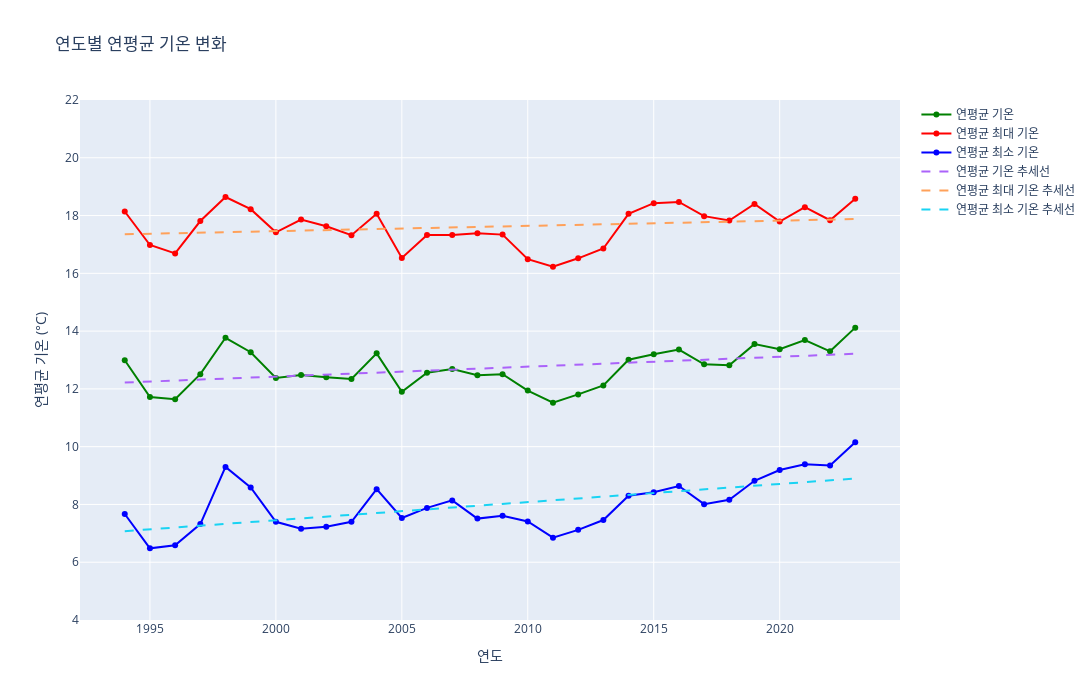

Notebook code cell kept with this figure:
### Markdown cell above
<h2>연평균 기온 기온 변화</h2>

연평균 기온은 꾸준한 상승세를 보인다. </br>
특히, 최저 기온의 증가 폭이 높다. </br>

최저기온의 상승폭이 커진다는 것은 지구가 열을 더 오래 품고 있고 온실효과가 심해지고 있다는 것을 의미한다.</br>
"열대야"의 횟수가 증가했는가도 확인해볼 수 있겠다.

### Code cell
import numpy as np

# 연평균 기온 구하기
# 연평균 기온 min, max 구하기
year_temp_data = {}

for i in range(1994, 2024):
    x = weather_Data[weather_Data['year'] == i]
    avg_temp = round(x['temp'].mean(), 2)
    min_temp = round(x['tempmin'].mean(), 2)
    max_temp = round(x['tempmax'].mean(), 2)
    
    # 연도별 평균, 최소, 최대 기온을 하나의 딕셔너리에 저장
    year_temp_data[f"temp_{i}"] = {
        'avg': avg_temp,
        'min': min_temp,
        'max': max_temp
    }

years = list(range(1994, 2024))
avg_temps = [year_temp_data[f"temp_{i}"]['avg'] for i in years]
min_temps = [year_temp_data[f"temp_{i}"]['min'] for i in years]
max_temps = [year_temp_data[f"temp_{i}"]['max'] for i in years]

fig = go.Figure()

# 선 그래프 추가
fig.add_trace(go.Scatter(
    x=years, y=avg_temps, mode='lines+markers',
    text=[f"{temp}°C" for temp in avg_temps], textposition="top center",
    name='연평균 기온', line=dict(color='green')
))

# 연평균 최대 기온 (빨간색)
fig.add_trace(go.Scatter(
    x=years, y=max_temps, mode='lines+markers',
    text=[f"{temp}°C" for temp in max_temps], textposition="top center",
    name='연평균 최대 기온', line=dict(color='red')
))

# 연평균 최소 기온 (파란색)
fig.add_trace(go.Scatter(
    x=years, y=min_temps, mode='lines+markers',
    text=[f"{temp}°C" for temp in min_temps], textposition="top center",
    name='연평균 최소 기온', line=dict(color='blue')
))

# 추세선 계산 (선형 회귀)
z1, z2, z3 = np.polyfit(years, avg_temps, 1), np.polyfit(years, max_temps, 1), np.polyfit(years, min_temps, 1)
p1, p2, p3 = np.poly1d(z1), np.poly1d(z2), np.poly1d(z3)

# 추세선 그래프 추가
fig.add_trace(go.Scatter(x=years, y=p1(years), mode='lines', name='연평균 기온 추세선', line=dict(dash='dash')))
fig.add_trace(go.Scatter(x=years, y=p2(years), mode='lines', name='연평균 최대 기온 추세선', line=dict(dash='dash')))
fig.add_trace(go.Scatter(x=years, y=p3(years), mode='lines', name='연평균 최소 기온 추세선', line=dict(dash='dash')))


fig.update_layout(
    title='연도별 연평균 기온 변화',
    xaxis_title='연도',
    yaxis_title='연평균 기온 (°C)',
    template='plotly',  
    yaxis=dict(
        range=[4, 22],
        tick0=0,
        dtick=2
    ),
    height=700,
    width=1200
)

fig.show()

### Figure 1 — Plotly figure (JSON) as saved in the notebook; plotly's stock layout.template omitted (floating-point values rounded to 4 significant figures)
{"data": [{"line": {"color": "green"}, "mode": "lines+markers", "name": "연평균 기온", "text": ["12.99°C", "11.72°C", "11.64°C", "12.51°C", "13.77°C", "13.27°C", "12.38°C", "12.48°C", "12.4°C", "12.34°C", "13.23°C", "11.9°C", "12.56°C", "12.69°C", "12.47°C", "12.51°C", "11.94°C", "11.52°C", "11.81°C", "12.12°C", "13.01°C", "13.2°C", "13.36°C", "12.85°C", "12.82°C", "13.55°C", "13.37°C", "13.69°C", "13.3°C", "14.12°C"], "textposition": "top center", "type": "scatter", "x": [1994, 1995, 1996, 1997, 1998, 1999, 2000, 2001, 2002, 2003, 2004, 2005, 2006, 2007, 2008, 2009, 2010, 2011, 2012, 2013, 2014, 2015, 2016, 2017, 2018, 2019, 2020, 2021, 2022, 2023], "y": [12.99, 11.72, 11.64, 12.51, 13.77, 13.27, 12.38, 12.48, 12.4, 12.34, 13.23, 11.9, 12.56, 12.69, 12.47, 12.51, 11.94, 11.52, 11.81, 12.12, 13.01, 13.2, 13.36, 12.85, 12.82, 13.55, 13.37, 13.69, 13.3, 14.12]}, {"line": {"color": "red"}, "mode": "lines+markers", "name": "연평균 최대 기온", "text": ["18.14°C", "16.98°C", "16.69°C", "17.81°C", "18.64°C", "18.22°C", "17.42°C", "17.86°C", "17.63°C", "17.32°C", "18.06°C", "16.53°C", "17.33°C", "17.33°C", "17.39°C", "17.34°C", "16.49°C", "16.23°C", "16.52°C", "16.86°C", "18.06°C", "18.43°C", "18.47°C", "17.98°C", "17.83°C", "18.4°C", "17.79°C", "18.29°C", "17.84°C", "18.58°C"], "textposition": "top center", "type": "scatter", "x": [1994, 1995, 1996, 1997, 1998, 1999, 2000, 2001, 2002, 2003, 2004, 2005, 2006, 2007, 2008, 2009, 2010, 2011, 2012, 2013, 2014, 2015, 2016, 2017, 2018, 2019, 2020, 2021, 2022, 2023], "y": [18.14, 16.98, 16.69, 17.81, 18.64, 18.22, 17.42, 17.86, 17.63, 17.32, 18.06, 16.53, 17.33, 17.33, 17.39, 17.34, 16.49, 16.23, 16.52, 16.86, 18.06, 18.43, 18.47, 17.98, 17.83, 18.4, 17.79, 18.29, 17.84, 18.58]}, {"line": {"color": "blue"}, "mode": "lines+markers", "name": "연평균 최소 기온", "text": ["7.67°C", "6.48°C", "6.59°C", "7.32°C", "9.3°C", "8.59°C", "7.4°C", "7.16°C", "7.23°C", "7.4°C", "8.53°C", "7.53°C", "7.88°C", "8.14°C", "7.51°C", "7.61°C", "7.41°C", "6.85°C", "7.12°C", "7.46°C", "8.3°C", "8.42°C", "8.64°C", "8.01°C", "8.16°C", "8.82°C", "9.19°C", "9.39°C", "9.35°C", "10.15°C"], "textposition": "top center", "type": "scatter", "x": [1994, 1995, 1996, 1997, 1998, 1999, 2000, 2001, 2002, 2003, 2004, 2005, 2006, 2007, 2008, 2009, 2010, 2011, 2012, 2013, 2014, 2015, 2016, 2017, 2018, 2019, 2020, 2021, 2022, 2023], "y": [7.67, 6.48, 6.59, 7.32, 9.3, 8.59, 7.4, 7.16, 7.23, 7.4, 8.53, 7.53, 7.88, 8.14, 7.51, 7.61, 7.41, 6.85, 7.12, 7.46, 8.3, 8.42, 8.64, 8.01, 8.16, 8.82, 9.19, 9.39, 9.35, 10.15]}, {"line": {"dash": "dash"}, "mode": "lines", "name": "연평균 기온 추세선", "type": "scatter", "x": [1994, 1995, 1996, 1997, 1998, 1999, 2000, 2001, 2002, 2003, 2004, 2005, 2006, 2007, 2008, 2009, 2010, 2011, 2012, 2013, 2014, 2015, 2016, 2017, 2018, 2019, 2020, 2021, 2022, 2023], "y": [12.22, 12.25, 12.29, 12.32, 12.36, 12.39, 12.43, 12.46, 12.49, 12.53, 12.56, 12.6, 12.63, 12.67, 12.7, 12.73, 12.77, 12.8, 12.84, 12.87, 12.91, 12.94, 12.97, 13.01, 13.04, 13.08, 13.11, 13.15, 13.18, 13.21]}, {"line": {"dash": "dash"}, "mode": "lines", "name": "연평균 최대 기온 추세선", "type": "scatter", "x": [1994, 1995, 1996, 1997, 1998, 1999, 2000, 2001, 2002, 2003, 2004, 2005, 2006, 2007, 2008, 2009, 2010, 2011, 2012, 2013, 2014, 2015, 2016, 2017, 2018, 2019, 2020, 2021, 2022, 2023], "y": [17.35, 17.37, 17.39, 17.41, 17.43, 17.44, 17.46, 17.48, 17.5, 17.52, 17.53, 17.55, 17.57, 17.59, 17.61, 17.62, 17.64, 17.66, 17.68, 17.7, 17.71, 17.73, 17.75, 17.77, 17.79, 17.81, 17.82, 17.84, 17.86, 17.88]}, {"line": {"dash": "dash"}, "mode": "lines", "name": "연평균 최소 기온 추세선", "type": "scatter", "x": [1994, 1995, 1996, 1997, 1998, 1999, 2000, 2001, 2002, 2003, 2004, 2005, 2006, 2007, 2008, 2009, 2010, 2011, 2012, 2013, 2014, 2015, 2016, 2017, 2018, 2019, 2020, 2021, 2022, 2023], "y": [7.076, 7.139, 7.202, 7.265, 7.327, 7.39, 7.453, 7.516, 7.579, 7.641, 7.704, 7.767, 7.83, 7.893, 7.956, 8.018, 8.081, 8.144, 8.207, 8.27, 8.333, 8.395, 8.458, 8.521, 8.584, 8.647, 8.709, 8.772, 8.835, 8.898]}], "layout": {"height": 700, "title": {"text": "연도별 연평균 기온 변화"}, "width": 1200, "xaxis": {"title": {"text": "연도"}}, "yaxis": {"dtick": 2, "range": [4, 22], "tick0": 0, "title": {"text": "연평균 기온 (°C)"}}}}
